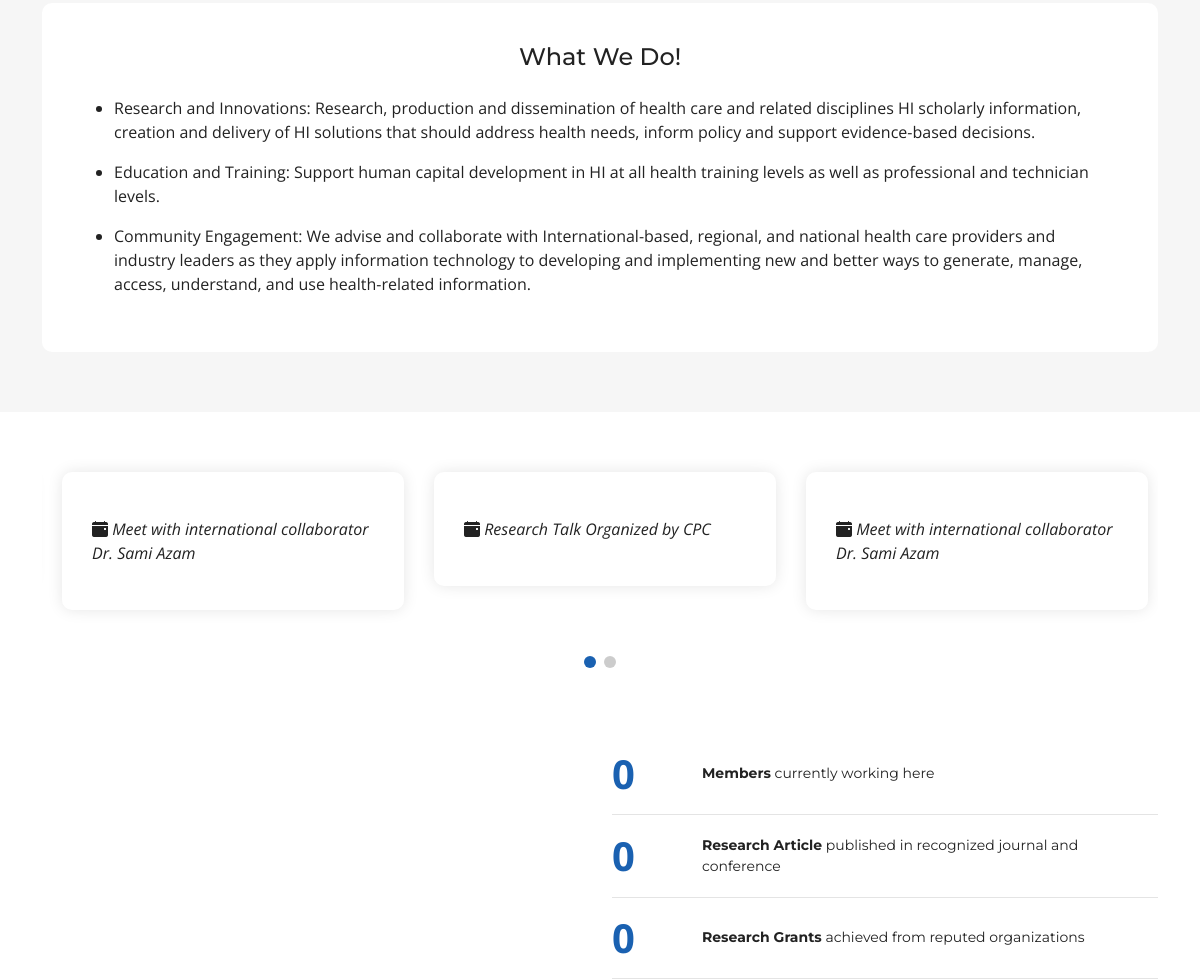
Before: / (middle part) with the older database file.
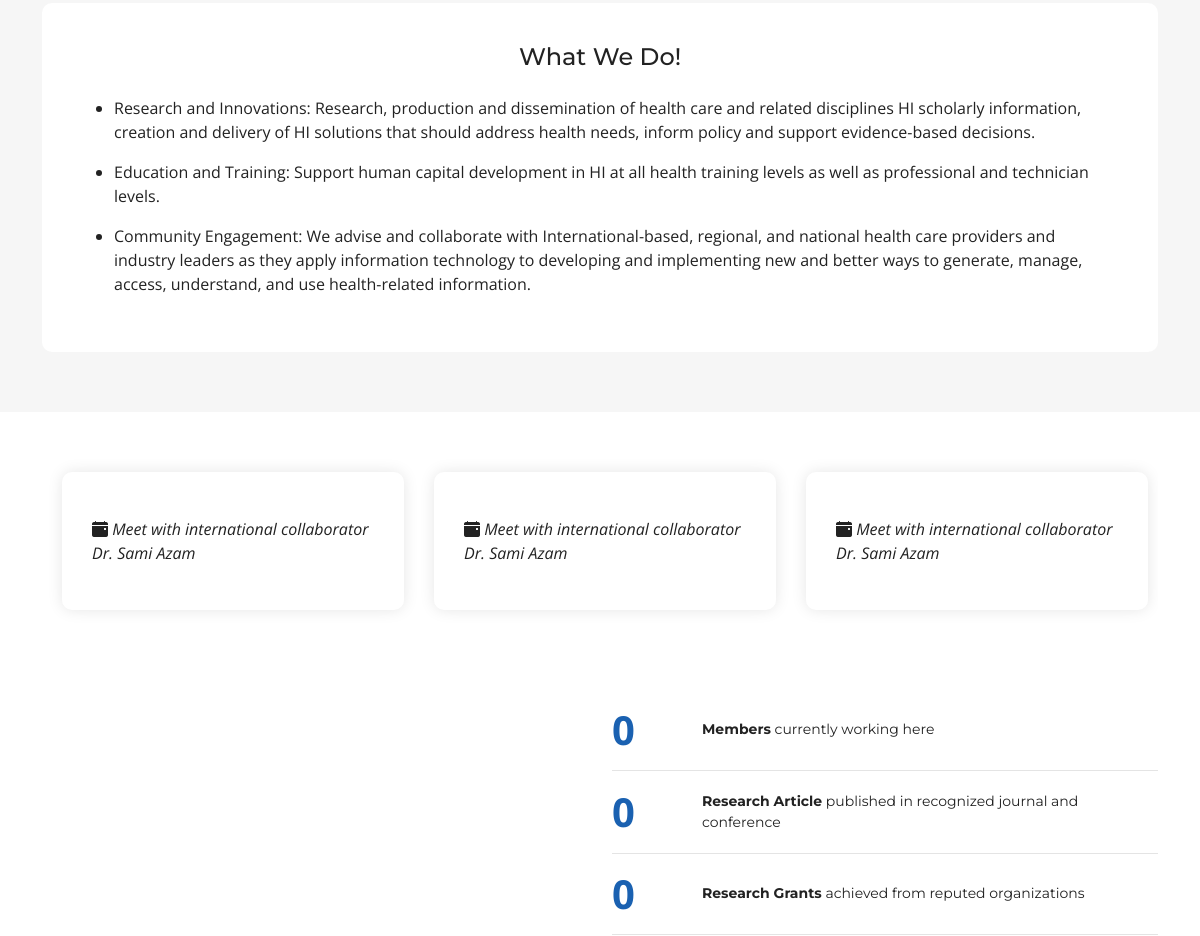
After: the same page with the newer database file.
### app/models.py (models this page shows, shortened)
class About(models.Model):
    mission = models.TextField(max_length=1000)
    vision = models.TextField(max_length=1000)

class WE_DO(models.Model):
    we_do = models.TextField(max_length=1000)

class Event(models.Model):
    title = models.CharField(max_length=250)
    description = models.TextField(max_length=1000, blank=True)
    image = models.FileField(upload_to="event/%y")
    drive_link = models.URLField(max_length=300, blank=True)

### app/views.py (the view)
# urls.py: path('', index, name='index'),
def index(request):
    event_data = Event.objects.all()
    about_data = About.objects.all()
    do_data = WE_DO.objects.all()
    total_members = Team.objects.all()
    count_member = len(total_members)
    total_journal = Journal.objects.all()
    total_conference = Conference.objects.all()
    count_publication = len(total_journal)+len(total_conference)
    total_achievement = Achievement.objects.all()
    count_achievement = len(total_achievement)
    testimonial_data = Testimonial.objects.all()
    data = {'event_data':event_data,'about_data':about_data,
    'do_data':do_data,'count_member':count_member,
    'count_publication':count_publication,
    'count_achievement':count_achievement,
    'testimonial_data':testimonial_data,}
    return render(request, 'index.html',data)

### app/templates/index.html (shortened to what this page needs)
{% extends "layout.html" %}
{% load static %}
{% block body %}
  <main id="main">
        <section id="services" class="services sections-bg">
          <div id="about" class="container" data-aos="fade-up">
            <div class="row gy-4 mt-2 d-flex justify-content-start">
              {% for l in about_data %}
              <div class="col-xl-12 col-md-6 d-flex">
                <div class="service-item  position-relative">
                  <h4 class="text-center card-title">What We Do!</h4>
                  <br>
                  <div>
                    {% for i in do_data %}
                    <ul>
                      <li>{{i.we_do}}</li>
                    </ul>
                    {% endfor %}
                  </div>
                </div>
              </div>
              {% endfor %}
            </div>
        </section>
    <section id="testimonials" class="testimonials">
      <div class="container" data-aos="fade-up">
        <div class="slides-3 swiper" data-aos="fade-up" data-aos-delay="100">
          <div class="swiper-wrapper">
            {% for i in event_data %}
            <div class="swiper-slide">
              <div class="testimonial-wrap">
                <div class="testimonial-item">
                  <p>
                    <i class="bi bi-calendar-event-fill"></i>
                    {{i.title}}
                  </p>
                </div>
              </div>
            </div>
            {% endfor %}
          </div>
          <div class="swiper-pagination"></div>
        </div>
      </div>
    </section>
    <section id="stats-counter" class="stats-counter">
      <div class="container" data-aos="fade-up">
        <div class="row gy-4 align-items-center">
          <div class="col-lg-6">
          </div>
          <div class="col-lg-6">
            <div class="stats-item d-flex align-items-center">
              <span data-purecounter-start="0" data-purecounter-end="{{count_member}}" data-purecounter-duration="1" class="purecounter"></span>
              <p><strong>Members</strong> currently working here</p>
            </div>
            <div class="stats-item d-flex align-items-center">
              <span data-purecounter-start="0" data-purecounter-end="{{count_publication}}" data-purecounter-duration="1" class="purecounter"></span>
              <p><strong>Research Article</strong> published in recognized journal and conference</p>
            </div>
            <div class="stats-item d-flex align-items-center">
              <span data-purecounter-start="0" data-purecounter-end="{{count_achievement}}" data-purecounter-duration="1" class="purecounter"></span>
              <p><strong>Research Grants</strong> achieved from reputed organizations</p>
            </div>
          </div>
        </div>
      </div>
  </main>
{% endblock %}

### app/templates/layout.html (shortened to what this page needs)
{% load static %}
<!DOCTYPE html>
<html lang="en">
<head>
  <link href="{% static 'assets/vendor/bootstrap/css/bootstrap.min.css' %}" rel="stylesheet">
  <link href="{% static 'assets/vendor/bootstrap-icons/bootstrap-icons.css' %}" rel="stylesheet">
  <link href="{% static 'assets/vendor/aos/aos.css' %}" rel="stylesheet">
  <link href="{% static 'assets/vendor/glightbox/css/glightbox.min.css' %}" rel="stylesheet">
  <link href="{% static 'assets/vendor/swiper/swiper-bundle.min.css' %}" rel="stylesheet">
  <link href="{% static 'assets/css/main.css' %}" rel="stylesheet">
  <link href="{% static 'assets/css/all.css' %}" rel="stylesheet">
</head>
<body>
    {% block body %}
    {% endblock %}
</body>
</html>

### app/templates/navbar.html (shortened to what this page needs)
{% load static %}

### app/templates/footer.html (shortened to what this page needs)
{% load static %}

### static/app/assets/css/main.css (style rules this page uses)
:root { --font-default: "Open Sans", system-ui, -apple-system, "Segoe UI", Roboto, "Helvetica Neue", Arial, "Noto Sans", "Liberation Sans", sans-serif, "Apple Color Emoji", "Segoe UI Emoji", "Segoe UI Symbol", "Noto Color Emoji"; --font-primary: "Montserrat", sans-serif; --font-secondary: "Poppins", sans-serif; }
:root { --color-default: #222222; --color-primary: #1a61b1; --color-secondary: #e31d43; }
:root { scroll-behavior: smooth; }
body { font-family: var(--font-default); color: var(--color-default); }
h1, h2, h3, h4, h5, h6 { font-family: var(--font-primary); }
section { padding: 30px 0; overflow: hidden; }
.sections-bg { background-color: #f6f6f6; }
section { scroll-margin-top: 70px; }
.stats-counter { padding: 20px 0; }
.stats-counter .stats-item { padding: 20px 0; border-bottom: 1px solid #e4e4e4; }
.stats-counter .stats-item .purecounter { min-width: 90px; padding-right: 15px; }
.stats-counter .stats-item span { font-size: 40px; display: block; font-weight: 700; color: var(--color-primary); line-height: 40px; }
.stats-counter .stats-item p { margin: 0; font-family: var(--font-primary); font-size: 14px; }
.services { padding: 60px 0; }
.services .service-item { padding: 40px; background: #fff; height: 100%; border-radius: 10px; }
.testimonials .testimonial-wrap { padding-left: 10px; }
.testimonials .testimonial-item { box-sizing: content-box; padding: 30px; margin: 30px 10px; box-shadow: 0px 0 15px rgba(0, 0, 0, 0.1); position: relative; background: #fff; border-radius: 10px; }
.testimonials .testimonial-item p { font-style: italic; margin: 15px auto 15px auto; }

Changed rows visible on the page:
removed Event: title "Research Talk Organized by CPC"
